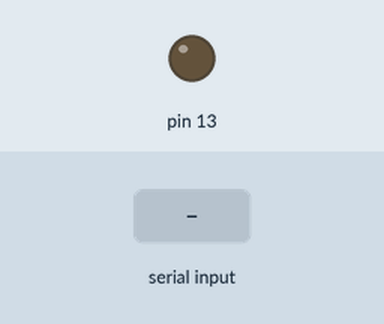
This sketch was run on a simulated Arduino Uno, built with avr-gcc and run on an emulated ATmega328P. On the bench: output pins drawn as LEDs (lit = HIGH). The test bench sets the inputs (shaded band).

Above: at 1.2 s.
1.3 s: "1" received over Serial
At 2.0 s:
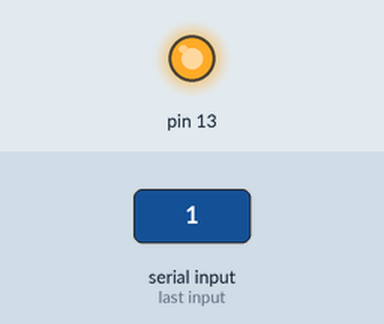
2.8 s: "0" received over Serial
At 3.1 s:
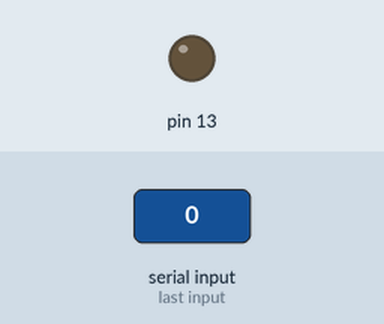
Timing chart, 0 to 5.8 s (numbered marks = the images above; inputs shaded):
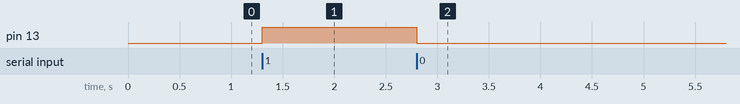

Measured:
- after the input at 1.3 s, pin 13: LOW → HIGH at once
- after the input at 2.8 s, pin 13: HIGH → LOW at once

The sketch:

Week4.ino
```cpp
void setup()
  {
pinMode(13,OUTPUT);
Serial.begin(9600);
  }
void loop()
  {
if(Serial.available() > 0)
    {
char data = Serial.read();
if(data == '0') digitalWrite(13,0);
else if (data == '1') digitalWrite(13,1);
    }
  }
```
